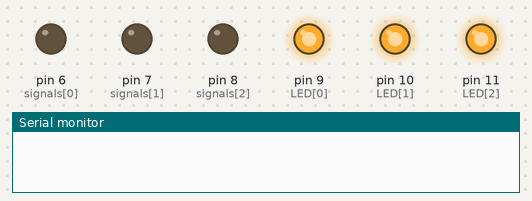
The sketch below on a simulated Arduino Uno, built with avr-gcc and run on an emulated ATmega328P. Shown: output pins drawn as LEDs (lit = HIGH), the last lines printed to the serial monitor.

Above: at 0.1 s.
At 1.5 s:
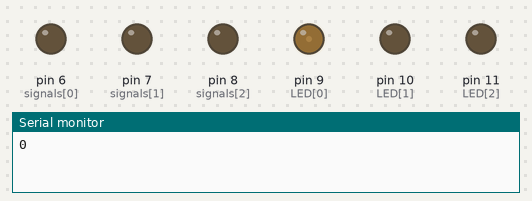
At 6.62 s:
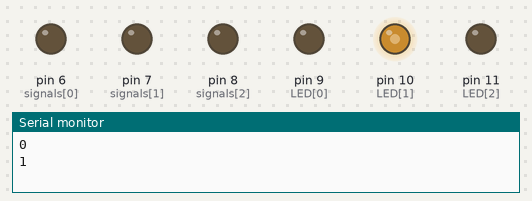
At 12.0 s:
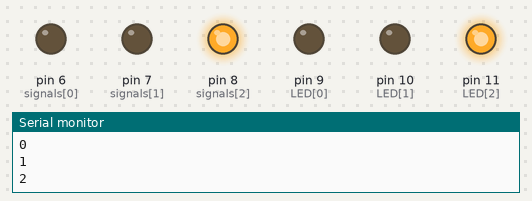
At 25.2 s:
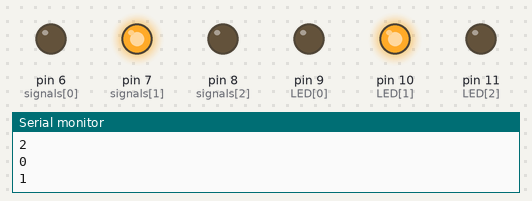
At 38.3 s:
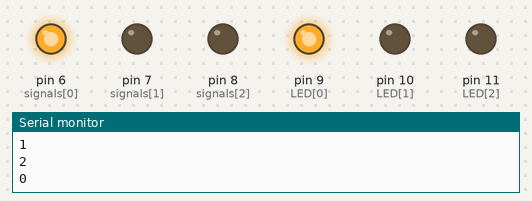
Timing chart, 0 to 40.0 s (numbered marks = the images above):
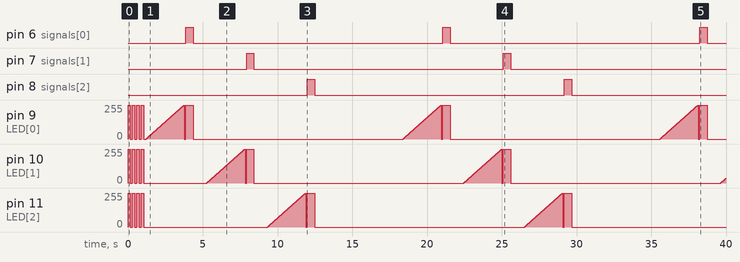

The sketch:

CommsTesterSender.ino
```cpp
int LED[3] = {9,10,11};
int signals[3] = {6,7,8};
int numLED = 3;

int dt = 10;
int between = 900;
int len = 500;
int pause = 5000;

void setup() {
  // put your setup code here, to run once:
  Serial.begin(9600);

  for (int i=0; i<numLED; i++){
    pinMode(LED[i],OUTPUT);
    pinMode(signals[i],OUTPUT);
    digitalWrite(signals[i],LOW);
  }

  for (int j=0; j<4; j++){
    for (int i=0; i<numLED; i++){
      digitalWrite(LED[i],HIGH);
    }
    delay(150);
    for (int i=0; i<numLED; i++){
      digitalWrite(LED[i],LOW);
    }
    delay(150);
  }

}

void loop() {
  // put your main code here, to run repeatedly:

  for (int i=0; i<numLED; i++){
    Serial.println(i);
    for (int m=0; m<256; m++){
      analogWrite(LED[i],m);
      delay(10);
    }
    digitalWrite(LED[i],LOW);
    delay(100);

    digitalWrite(LED[i],HIGH);
    digitalWrite(signals[i],HIGH);
    delay(len);
    digitalWrite(LED[i],LOW);
    digitalWrite(signals[i],LOW);

    delay(between);
  }
  delay(pause);
//  digitalWrite(LED1,HIGH);
//  delay(dt);
//  digitalWrite(LED1,LOW);
//  delay(between);
//
//  digitalWrite(LED2,HIGH);
//  delay(dt);
//  digitalWrite(LED2,LOW);
//  delay(between);
//
//  digitalWrite(LED3,HIGH);
//  delay(dt);
//  digitalWrite(LED3,LOW);
//  delay(between);
//
//  delay(pause);
}
```

Measured:
- by itself, pin 6 (signals[0]), pin 7 (signals[1]), pin 8 (signals[2]): alternates HIGH for 0.50 s and LOW for 16.7 s
- by itself, pin 9 (LED[0]): 255/255 → 0/255 at 0.15 s, → 255/255 0.15 s later, → 0/255 0.15 s later, → 255/255 0.15 s later, … (781 changes in this stretch)
- by itself, pin 10 (LED[1]): 255/255 → 0/255 at 0.15 s, → 255/255 0.15 s later, → 0/255 0.15 s later, → 255/255 0.15 s later, … (558 changes in this stretch)
